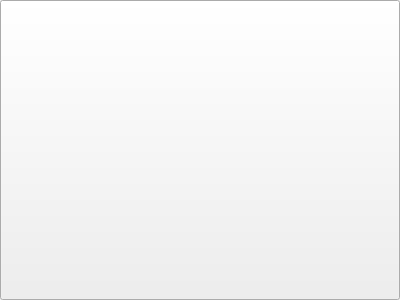
<?xml version="1.0" encoding="UTF-8"?>
<ui version="4.0">
    <author/>
    <comment/>
    <exportmacro/>
    <class>ClickedBtn</class>
    <widget class="QPushButton" name="ClickedBtn">
        <property name="geometry">
            <rect>
                <x>0</x>
                <y>0</y>
                <width>400</width>
                <height>300</height>
            </rect>
        </property>
        <property name="windowTitle">
            <string>ClickedBtn</string>
        </property>
    </widget>
    <pixmapfunction/>
    <connections/>
</ui>
